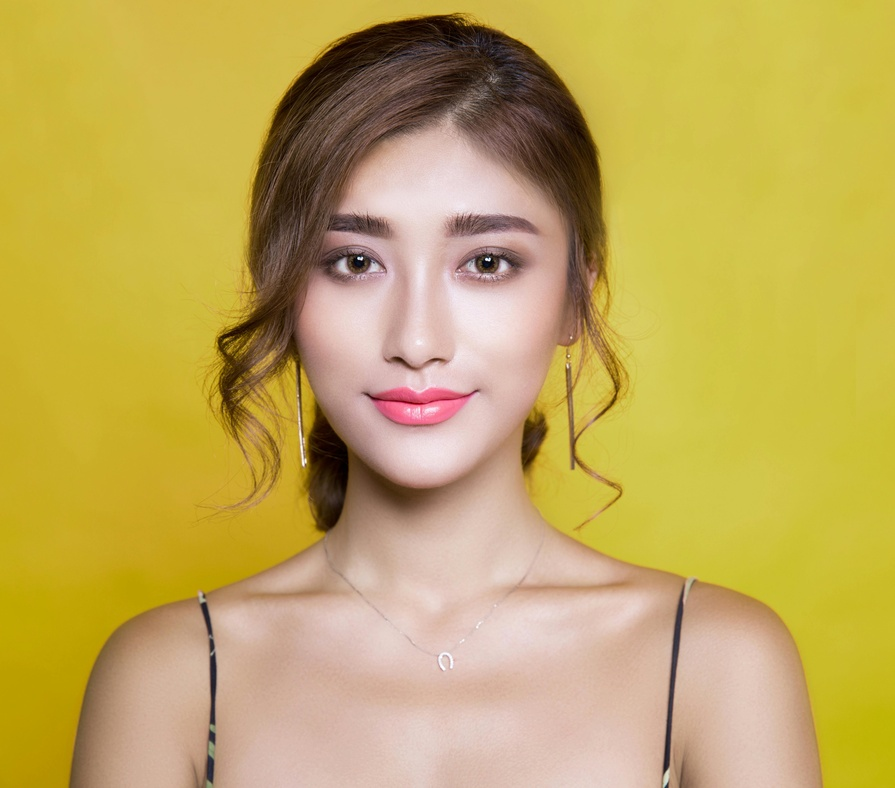
#> input picture project/debug_image.jpg, 895 x 788 px, shrunk from 5760 x 5075 before the run
$ python -i feature_extraction.py   (imports and definitions only)
#> lines starting #> are read from the running program, lines starting #| are printed output that depends on the picture
import cv2
import numpy as np
from skimage.feature import local_binary_pattern, hog
from scipy.stats import entropy

def extract_hog_features(image):
    """
    Extract Histogram of Oriented Gradients (HOG) features.
    """
    # Convert to grayscale for HOG
    gray = cv2.cvtColor(image, cv2.COLOR_RGB2GRAY)
    fd = hog(gray, orientations=9, pixels_per_cell=(8, 8),
             cells_per_block=(2, 2), block_norm='L2-Hys',
             transform_sqrt=True, visualize=False, channel_axis=None)
    return fd

def extract_lbp_features(image):
    """
    Extract Local Binary Patterns (LBP) features.
    """
    # Convert to grayscale for LBP
    gray = cv2.cvtColor(image, cv2.COLOR_RGB2GRAY)
    radius = 1
    n_points = 8 * radius
    lbp = local_binary_pattern(gray, n_points, radius, method="uniform")
    (hist, _) = np.histogram(lbp.ravel(), bins=np.arange(0, n_points + 3), range=(0, n_points + 2))

    # Normalize the histogram
    hist = hist.astype("float")
    hist /= (hist.sum() + 1e-7)
    return hist

def extract_color_histogram(image):
    """
    Extract RGB Color Histogram features.
    """
    # Calculate histogram for each channel with REDUCED bins (32)
    hist_features = []
    for i in range(3): # R, G, B
        hist = cv2.calcHist([image], [i], None, [32], [0, 256])
        hist = cv2.normalize(hist, hist).flatten()
        hist_features.extend(hist)
    return np.array(hist_features)

def extract_texture_stats(image):
    """
    Extract texture statistics (mean, variance, entropy) for each channel.
    """
    stats = []
    for i in range(3): # R, G, B
        channel = image[:, :, i]
        stats.append(np.mean(channel))
        stats.append(np.var(channel))

        # Entropy calculation (Histogram-based)
        # Compute 32-bin histogram for entropy stability
        hist = cv2.calcHist([channel], [0], None, [32], [0, 256])
        hist = hist.flatten()
        hist = hist / (hist.sum() + 1e-7)  # Normalize
        stats.append(entropy(hist, base=2))

    return np.array(stats)

def extract_features(image):
    """
    Master function to extract and concatenate all features.
    Input: RGB image arrays (H, W, 3)
    Output: 1D feature vector
    """
    hog_feats = extract_hog_features(image)
    lbp_feats = extract_lbp_features(image)
    color_feats = extract_color_histogram(image)
    texture_feats = extract_texture_stats(image)

    # Concatenate all features
    combined_features = np.concatenate([hog_feats, lbp_feats, color_feats, texture_feats])
    return combined_features

# [5 lines not run here, left out]

>>> import cv2
>>> picture = cv2.cvtColor(cv2.imread('debug_image.jpg'), cv2.COLOR_BGR2RGB)
>>> result = extract_features(picture)
#> in extract_hog_features, `gray = cv2.cvtColor(image, cv2.COLOR_RGB2GRAY)`:
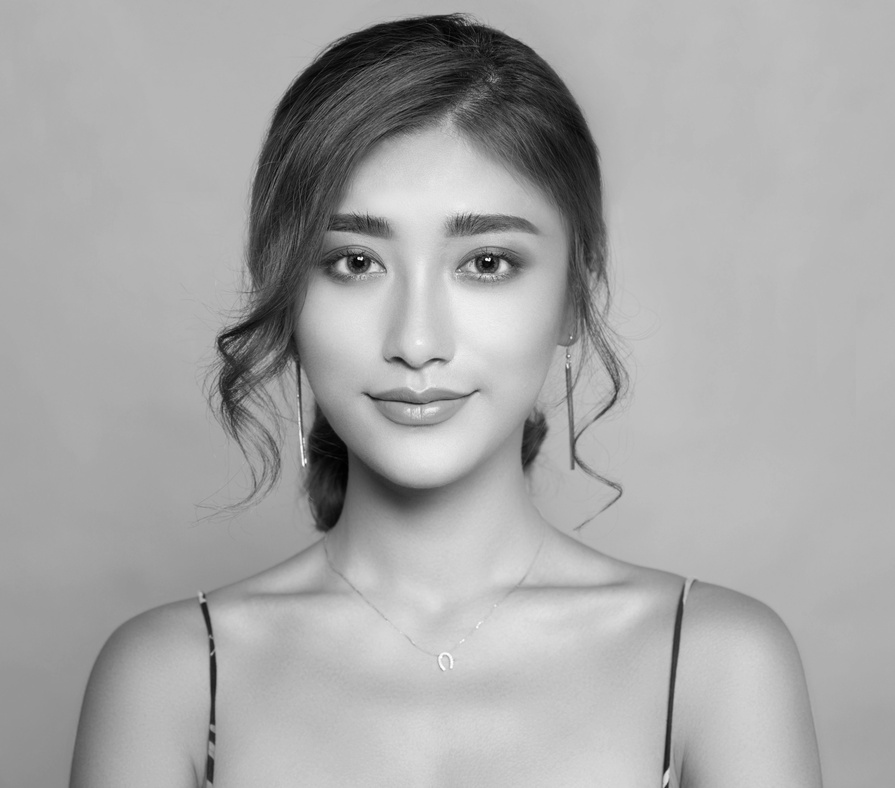
#> gray: shape (788, 895); min 1, max 255, mean 167.4
#> in extract_lbp_features, `lbp = local_binary_pattern(gray, n_points, radius, method="uniform")`:
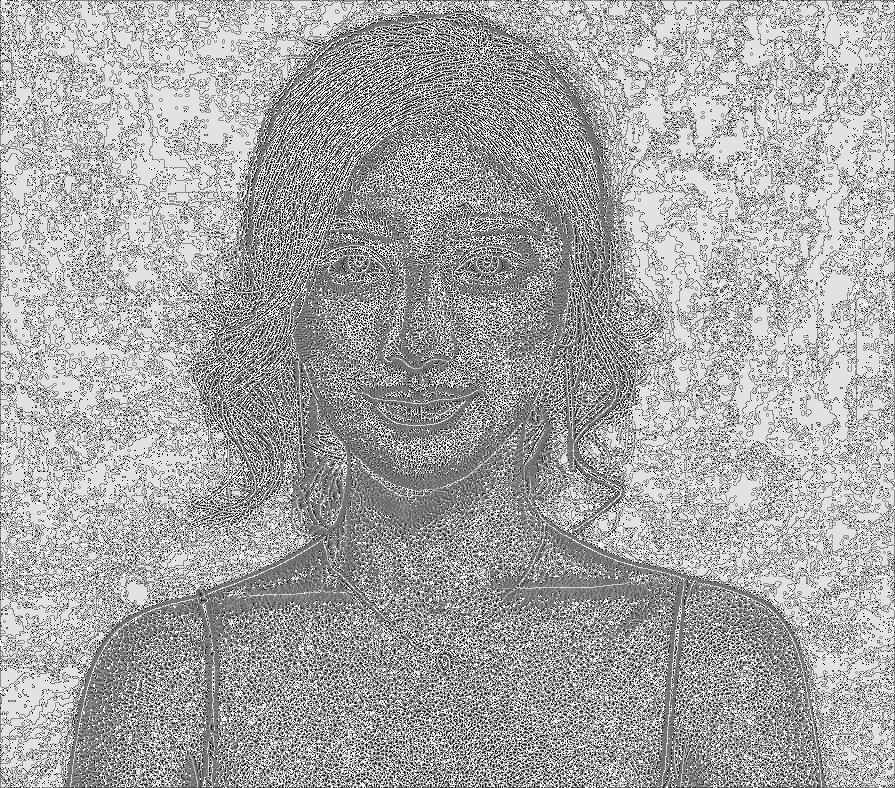
#> lbp: shape (788, 895) float64; min 0, max 9, mean 5.89; drawn with min black and max white
#> in extract_lbp_features, `(hist, _) = np.histogram(lbp.ravel(), bins=np.arange(0, n_points + 3),..`: hist = [18160, 35203, 14205, 66735, 67235, 111907, 38365, 60298, 229989, 63163]
#> in extract_lbp_features, `hist /= (hist.sum() + 1e-7)`: hist = [0.0257, 0.0499, 0.0201, 0.0946, 0.0953, 0.159, 0.0544, 0.0855, 0.326, 0.0896]
#> in extract_features, `lbp_feats = extract_lbp_features(image)`: lbp_feats has the same summary as hist in extract_lbp_features
#> after the loop in extract_color_histogram, `for i in range(3):`: hist_features = 96 values, max 0.778 at index 26, min 0.000124 at index 63, mean 0.0917
#> in extract_features, `color_feats = extract_color_histogram(image)`: color_feats has the same summary as hist_features in extract_color_histogram
#> the loop in extract_texture_stats, `for i in range(3):` made 3 passes
#> pass 1, in extract_texture_stats, `channel = image[:, :, i]`:
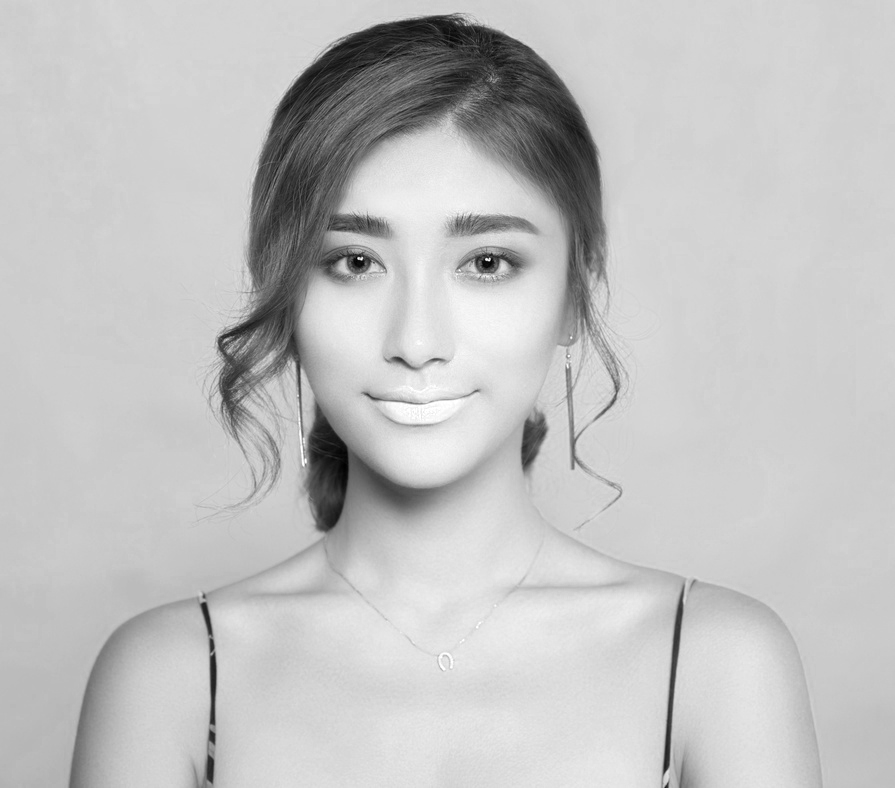
#> channel: shape (788, 895); min 0, max 255, mean 193.9
#> pass 3, in extract_texture_stats, `channel = image[:, :, i]`:
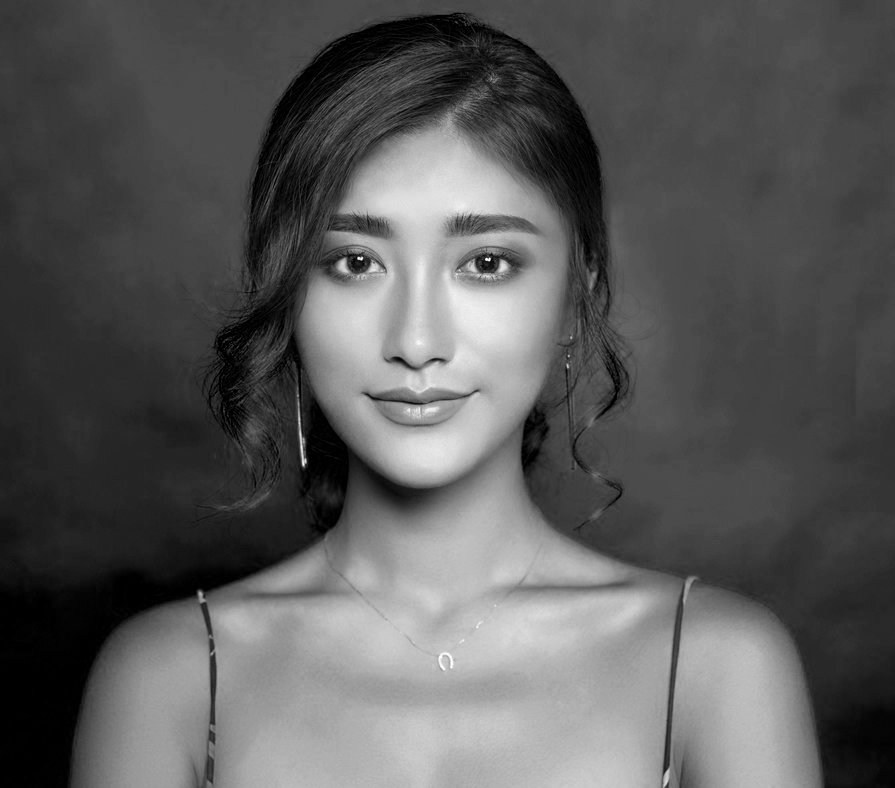
#> channel: shape (788, 895); min 0, max 255, mean 90.2
#> after the loop in extract_texture_stats, `for i in range(3):`: stats = [193.9, 1754.8, 3.26, 168.9, 1878.9, 3.6, 90.19, 3384.4, 4.3]
#> in extract_features, `texture_feats = extract_texture_stats(image)`: texture_feats has the same summary as stats in extract_texture_stats
